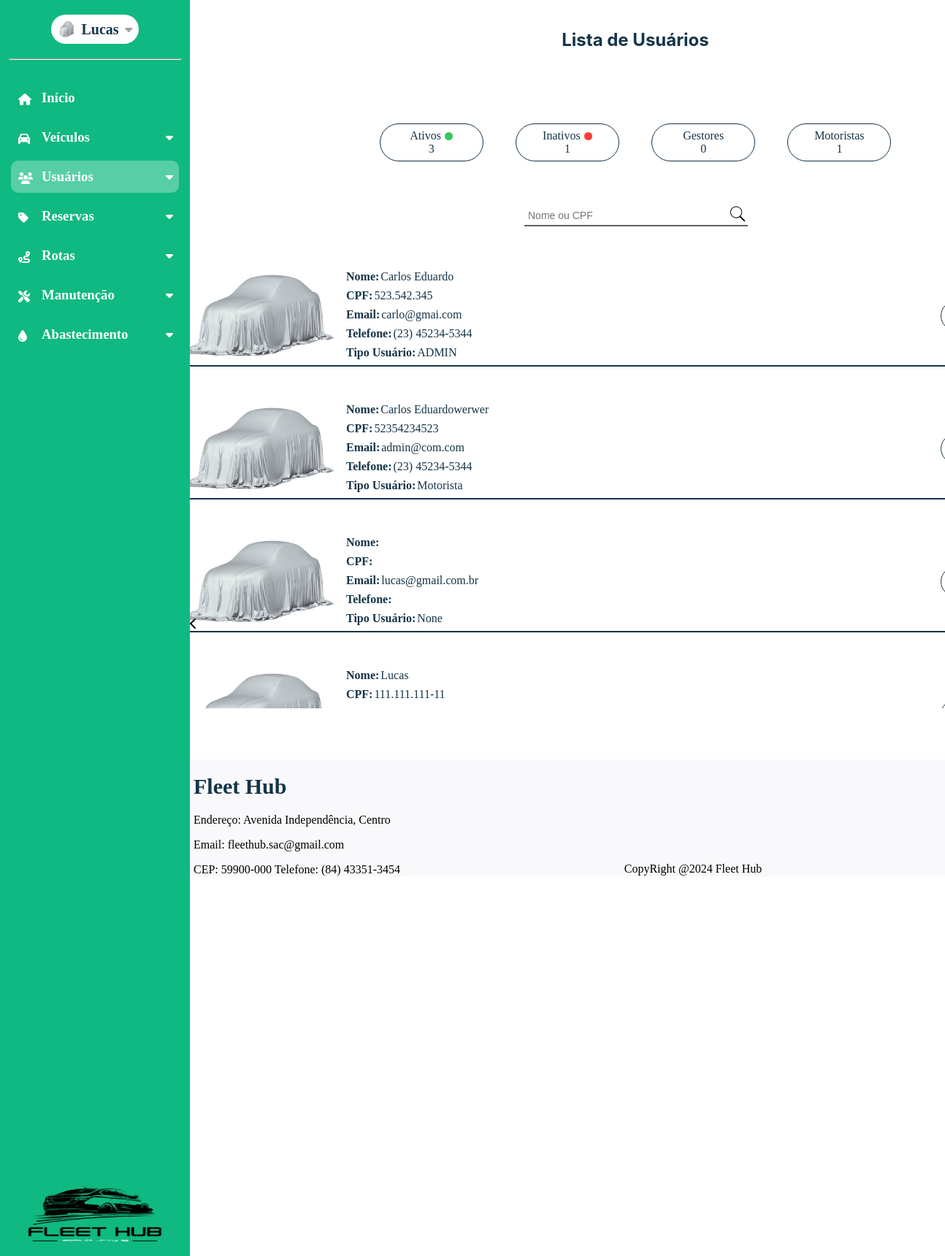
The app's page /listagem-usuarios (signed in) with its own data.
### dashboard/models.py (models this page shows, shortened)
class CustomUser(AbstractUser):
    nome = models.CharField(max_length=50)
    email = models.EmailField(max_length=254, unique=True)
    cpf = models.CharField(max_length=11, unique=True)
    telefone = models.CharField(max_length=15)
    rua = models.CharField(max_length=35)
    bairro = models.CharField(max_length=35)
    cidade = models.CharField(max_length=35)
    cep = models.CharField(max_length=15)
    imagem = models.ImageField(
        upload_to="imagens/usuario",
        height_field=None,
        width_field=None,
        max_length=None,
        default="carro-escondido.jpg",
    )
    estado = models.ForeignKey(Estado, on_delete=models.CASCADE, null=True, blank=True)
    tipo_usuario = models.ForeignKey(TipoUsuario, on_delete=models.CASCADE, null=True, blank=True)
    status_usuario = models.ForeignKey(StatusUsuario, on_delete=models.CASCADE, null=True, blank=True)
    groups = models.ManyToManyField(
        "auth.Group",
        related_name="customuser_set",
        blank=True
    )
    user_permissions = models.ManyToManyField(
        "auth.Permission",
        related_name="customuser_permissions_set",
        blank=True
    )

class TipoUsuario(models.Model):
    nome = models.CharField(max_length=30)
    def __str__(self):
        return self.nome

### dashboard/views.py (the view, shortened to what this page needs)
# urls.py: path('listagem-usuarios',views.listagem_usuarios,name='listagem_usuarios'),
@login_required
def listagem_usuarios(request):
    query = request.GET.get('query')
    usuarios = CustomUser.objects.all()
    usuarios_ativos = usuarios.filter(status_usuario__status="Ativo").count()
    usuarios_inativos = usuarios.filter(status_usuario__status="Inativo").count()
    usuarios_gestores = usuarios.filter(tipo_usuario__nome="Gestor").count()
    usuarios_motoristas = usuarios.filter(tipo_usuario__nome="Motorista").count()
    return render(request, 'dashboard/listagem_usuarios.html',{
        'usuarios':usuarios,
        'ativos':usuarios_ativos,
        "inativos":usuarios_inativos,
        'motoristas':usuarios_motoristas,
        'gestores':usuarios_gestores
        })

### dashboard/templates/dashboard/listagem_usuarios.html (shortened to what this page needs)
{% extends 'base.html' %}
{% load static %}
{% block page_name %}Listagem_Usuários{% endblock page_name %}
{% block estilos %}
<link rel="stylesheet" href="{% static 'css/listagem_usuarios.css' %}">
{% endblock estilos %}
{% block content %}
<section id="content-listagem">
    <h1 id="page_title">Lista de Usuários</h1>
    <div id="filtros">
        <div id="estrutura-filtros">
            <div id="descricao-filtros">
                <p>Ativos</p>
                <div id="bolinha-filtro" style="background-color: #34C759;">
                </div>
            </div>
            <div id="quantidade-filtro">
                <p>{{ativos}}</p>
            </div>
        </div>
        <div id="estrutura-filtros">
            <div id="descricao-filtros">
                <p>Inativos</p>
                <div id="bolinha-filtro" style="background-color: #FF3B30;">
                </div>
            </div>
            <div id="quantidade-filtro">
                <p>{{inativos}}</p>
            </div>
        </div>
        <div id="estrutura-filtros">
            <div id="descricao-filtros">
                <p>Gestores</p>
            </div>
            <div id="quantidade-filtro">
                <p>{{gestores}}</p>
            </div>
        </div>
        <div id="estrutura-filtros">
            <div id="descricao-filtros">
                <p>Motoristas</p>
            </div>
            <div id="quantidade-filtro">
                <p>{{motoristas}}</p>
            </div>
        </div>
    </div>
    <div id="search-box">
        <form action="" method="GET">
                <div id="descr-search">
                    <input type="text" id="search-input" name="query" placeholder="Nome ou CPF" style="border: none; outline: none; padding: 5px; font-size: 14px; flex: 1;">
                    <button type="submit" style="background: none; border: none; cursor: pointer; padding: 0;">
                    </button>
                </div>
            <div id="linha-search"></div>
        </form>
    </div>
    <div id="lista-veiculos">
        {% if usuarios %}
        {% for usuario in usuarios %}
            <div id="linha-final">
            <div id="linha-veiculo">
                <div id="img-veiculo">
                    <img id="teste" src="{{usuario.imagem.url}}" alt="">
                    <div id="elementos-veiculo">
                        <div id="elementos-filhos" class="nomes">
                            <p id="titulo">Nome:</p>
                            <p id="resultado">{{usuario.nome}}</p>
                        </div>
                        <div id="elementos-filhos" class="cpf">
                            <p id="titulo">CPF:</p>
                            <p id="resultado">{{usuario.cpf}}</p>
                        </div>
                        <div id="elementos-filhos" class="email" >
                            <p id="titulo">Email:</p>
                            <p id="resultado">{{usuario.email}}</p>
                        </div>
                        <div id="elementos-filhos" class="telefone">
                            <p id="titulo">Telefone:</p>
                            <p id="resultado">{{usuario.telefone}}</p>
                        </div>
                        <div id="elementos-filhos" class="tipo_usuario">
                            <p id="titulo">Tipo Usuário:</p>
                            <p id="resultado">{{usuario.tipo_usuario}}</p>
                        </div>
                    </div>
                </div>
                <div id="conteudo-esquerdo">
                    <button id="botao-visualizar">
                    </button>
                </div>
        </div>
        <div id="linha"></div>
    </div>
    {% endfor %}
    {% else %}
    <h1 style="font-size: 24px;">Nenhum Usuário Encontrado!</h1>
    {% endif %}
    </div>
</section>
{% endblock %}

### global_templates/base.html (shortened to what this page needs)
{% load static %}
<!DOCTYPE html>
<html lang="en">
<head>
    <link rel="stylesheet" href="{% static 'css/global-style.css' %}">
    {% block estilos %}{% endblock %}
    <link rel="stylesheet" href="https://cdnjs.cloudflare.com/ajax/libs/font-awesome/6.6.0/css/all.min.css"
 />
</head>
<body id="{% block body_id %}default-page{% endblock %}" data-page="{% block page_name %}default{% endblock %}">
    <div class="container-base" id="container-base">
        <aside id="sidebar">
            <div id="user-menu-sidebar">
                <div id="user_menu">
                    <img id="img_perfil" src="{{request.user.imagem.url}}" alt="" title="Imagem do Perfil">
                    <h1 id="gestor_name">{{request.user.first_name}}</h1>
                    <i id="user_icon" class="fa-solid fa-caret-down" style="color: #a1a1aa;"></i>
                </div>
                <hr>
                <div id="sidebar-expansive">
                    <a href="{% url 'tela_dashboard' %}" class="element-icon"><i class="fa-solid fa-house icon"
                            title="Início"></i>
                        <h3 id="text-init">Início</h3>
                    </a>
                    {% if user.tipo_usuario.nome == 'ADMIN' and user.status_usuario.status == 'Ativo' %}
                        <a class="element-icon" id="id-veiculos"><i class="fa-solid fa-car icon" title="Veículos"></i>
                            <h3 class="text-menu-lateral" id="text-veicles">Veículos</h3>
                            <i id="icon_veiculos" class="fa-solid fa-caret-down"
                                style="color: rgb(255, 255, 255); display: block; transform: rotate(0deg);"></i>
                        </a>
                    {% endif %}
                    {% if user.tipo_usuario.nome == 'ADMIN' or user.tipo_usuario.nome == 'Cliente' and user.status_usuario.status == 'Ativo' %}
                        <a class="element-icon" id="id-usuarios">
                            <i class="fa-solid fa-users icon" title="Usuários"></i>
                            <h3 class="text-menu-lateral" id="text-users">Usuários</h3>
                            <i id="icon_usuarios" class="fa-solid fa-caret-down"
                                style="color: rgb(255, 255, 255); display: block; transform: rotate(0deg);">
                            </i>
                        </a>
                    {% endif %}
                    {% if user.tipo_usuario.nome == 'ADMIN' or user.tipo_usuario.nome == 'Cliente' and user.status_usuario.status == 'Ativo' %}
                        <a class="element-icon" id="id-reservas"><i class="fa-solid fa-tag icon" title="Reservas"></i>
                            <h3 class="text-menu-lateral" id="text-reservations">Reservas</h3>
                                <i id="icon_reservas" class="fa-solid fa-caret-down"
                                style="color: rgb(255, 255, 255); display: block; transform: rotate(0deg);"></i>
                        </a>
                    {% endif %}
                    {% if user.tipo_usuario.nome == 'ADMIN' and user.status_usuario.status == 'Ativo' %}
                        <a class="element-icon" id="id-rotas"><i class="fa-solid fa-route icon" title="Rotas"></i>
                            <h3 class="text-menu-lateral" id="text-routes">Rotas</h3>
                                <i id="icon_rotas" class="fa-solid fa-caret-down"
                                style="color: rgb(255, 255, 255); display: block; transform: rotate(0deg);"></i>
                        </a>
                    {% endif %}
                    {% if user.tipo_usuario.nome == 'ADMIN' and user.status_usuario.status == 'Ativo' %}
                        <a class="element-icon" id="id-manutencao">
                            <i class="fa-solid fa-screwdriver-wrench icon" title="Manutenção">
                            </i>
                            <h3 class="text-menu-lateral" id="text-maintenance">Manutenção</h3>
                                <i id="icon_manutencao" class="fa-solid fa-caret-down"
                                style="color: rgb(255, 255, 255); display: block; transform: rotate(0deg);"></i>
                        </a>
                    {% endif %}
                    {% if user.tipo_usuario.nome == 'ADMIN' and user.status_usuario.status == 'Ativo' %}
                        <a class="element-icon" id="id-abastecimento">
                            <i class="fa-solid fa-droplet icon"
                                title="Abastecimento">
                            </i>
                        <h3 class="text-menu-lateral" id="text-supply">Abastecimento</h3>
                            <i id="icon_abastecimento" class="fa-solid fa-caret-down"
                                style="color: rgb(255, 255, 255); display: block; transform: rotate(0deg);"></i>
                        </a>
                    {% endif %}
                </div>
                <img src="{% static 'img/logo_fleethub.png' %}" alt="" style="width: 100%;">
            </div>
            <div id="div-img_sidebar-expansive"><i id="img_sidebar-expansive" class="fa-solid fa-chevron-left"></i></div>
        </aside>
    </div>
    <div id="content-and-footer">
        <div id='container-block-content'>
            {% block content %}{% endblock content %}
        </div>
        <footer>
            <div class="footer-left" style="margin-left: 15px;">
                <h1>Fleet Hub</h1>
                <p>Endereço: Avenida Independência, Centro</p>
                <p>Email: fleethub.sac@gmail.com</p>
                <p style="margin-bottom: 0;">CEP: 59900-000 Telefone: (84) 43351-3454</p>
            </div>
            <div class="footer-center">
                <p style="margin-bottom: 0; margin-top: 0;">CopyRight @2024 Fleet Hub </p>
            </div>
        </footer>
    </div>
</body>
</html>

### global_static/css/global-style.css (style rules this page uses)
:root { --color-white:#ffffff; --color-green-menu: #10B981; --menu-modulos-color:rgba(255,255,255,0.3); }
body { background-color:var(--color-white); margin: 0; display: flex; height: 1400px; }
hr { background-color: white; width: 90%; height: 0.5px; margin: 20px auto; }
#page_title { margin: auto; text-align: center; font-family: Inter; font-weight: bold; font-size: 24px; color: #153448; padding-top: 40px; padding-bottom: 40px; width: 1200px; }
#sidebar { background-color: var(--color-green-menu); display: flex; width: 260px; position: fixed; height: 100vh; }
.container-base { display: grid; transition: 800ms; grid-template-columns: 250px 1fr; height: 100vh; }
#user_menu { display: flex; justify-content: space-evenly; align-items: center; width: 120px; height: 40px; border-radius: 50px; background-color: var(--color-white); margin-top: 20px; }
.text-menu-lateral { width: 150px; }
#user_icon { transition: 400ms; }
#gestor_name { font-size: 20px; }
#img_perfil { border-radius: 50%; width: 24px; height: 24px; }
.fa-caret-down { transition: 0.5s; }
#user-menu-sidebar { display: flex; flex-direction: column; align-items: center; }
#img_sidebar-expansive { width: 28px; height: 28px; }
#div-img_sidebar-expansive { width: 28px; height: auto; display: flex; align-items: center; }
#sidebar-expansive { background-color: var(--color-green-menu); width: 260px; height: 100% }
.element-icon { text-decoration: none; display: flex; align-items: center; gap: 20px; margin-left: 15px; margin-right: 15px; margin-top: 10px; width: 230px; height: 44px; border-radius: 10px; }
.icon { width: 12px; height: 12px; margin-left: 10px; color: var(--color-white); }
#sidebar-expansive h3 { color: var(--color-white); }
#content-and-footer { display: grid; grid-template-rows: 1fr auto; width: 100%; }
footer { width: 100%; height: auto; margin: 0; display: flex; flex-direction: row; justify-content: space-between; align-items: center; background-color: rgba(239,240,244,0.4); }
.footer-center { margin-top:140px; }

### records on screen
CustomUser: user.imagem (picture), user.first_name "Lucas", imagem (picture), nome "Lucas", cpf "111.111.111-11"
CustomUser: imagem (picture), nome "Carlos Eduardo", cpf "523.542.345", email "carlo@gmai.com", telefone "(23) 45234-5344", tipo_usuario "ADMIN"
CustomUser: imagem (picture), nome "Carlos Eduardowerwer", cpf "52354234523", email "admin@com.com", telefone "(23) 45234-5344", tipo_usuario "Motorista"
CustomUser: imagem (picture), email "lucas@gmail.com.br", tipo_usuario "None"

### other values on screen
{{ ativos }} "3"
{{ inativos }} "1"
{{ gestores }} "0"
{{ motoristas }} "1"
